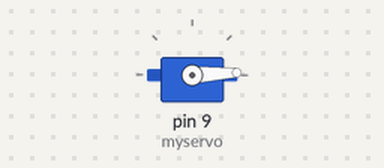
A sketch run on a simulated Arduino Uno, built with avr-gcc and run on an emulated ATmega328P. On the bench: servo.

Above: at 0.05 s.
At 1.3 s:
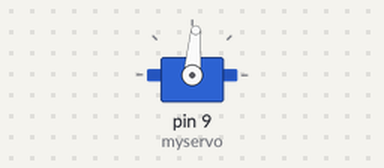
At 2.6 s:
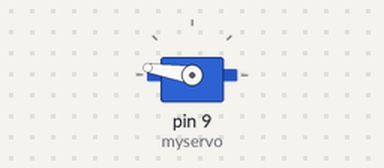
At 5.2 s:
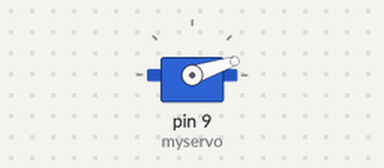
Timing chart, 0 to 7.1 s (numbered marks = the images above):
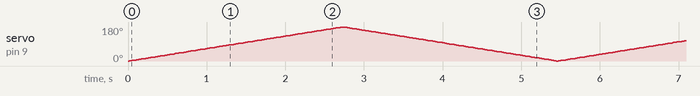

The sketch:

servo_ex.ino.ino
```cpp
#include <Servo.h>

Servo myservo;

int pos = 0;

void setup()
{
  myservo.attach(9,600,2400);

}

void loop()
{
  for(pos=0; pos<=180; pos+=1)
  {
    myservo.write(pos);
    delay(15);
  }
  for(pos=180; pos>=0; pos-=1)
  {
    myservo.write(pos);
    delay(15);
  }
}
```
